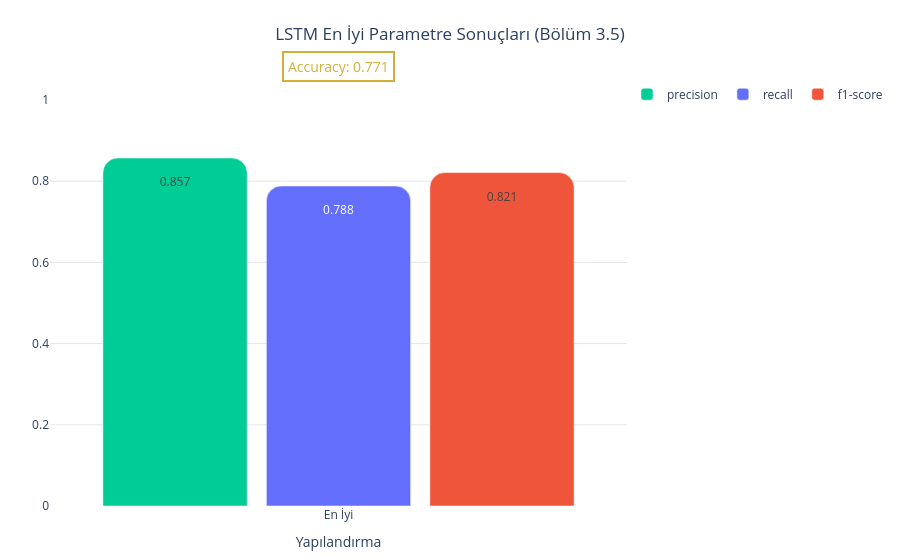

This figure's notebook cell:
### Markdown cell above
# LSTM Referans Modeli — Test Sonuçları (Bölüm 3.5)

Bu notebook, Bölüm 3.5'te açıklanan tek yönlü LSTM referans modelinin  
deneysel sonuçlarını görselleştirir.

**Kaynak metrikler (rapor Bölüm 3.5):**  
- Doğruluk: %77.1  
- Kesinlik: %85.7  
- Duyarlılık: %78.8

### Code cell
import pandas as pd
import plotly.graph_objects as go

# Bölüm 3.5 — LSTM referans model metrikleri
lstm_report = {
    "En İyi": {"precision": 0.857005, "recall": 0.788263, "f1-score": 0.821198},
    "accuracy": 0.770821,
}

def plot_lstm_report(title, report_dict):
    metrics_to_plot = ["precision", "recall", "f1-score"]
    df = (
        pd.DataFrame(report_dict).T.drop("accuracy").reset_index()
        .rename(columns={"index": "epoch"})
    )
    fig = go.Figure()
    colors = {"precision": "#00CC96", "recall": "#636EFA", "f1-score": "#EF553B"}

    for metric, color in colors.items():
        fig.add_trace(go.Bar(
            name=metric, x=df["epoch"], y=df[metric],
            text=df[metric].round(3), textposition="auto",
            marker_color=color, width=0.25,
            hovertemplate=f"<b>%{{x}}</b><br>{metric}: %{{y:.3f}}<extra></extra>",
        ))

    fig.add_annotation(
        x=0.5, y=1.12, xref="paper", yref="paper",
        text=f"Accuracy: {report_dict['accuracy']:.3f}",
        showarrow=False, font=dict(size=14, color="#d4af37"),
        bgcolor="rgba(255,255,255,0.9)", bordercolor="#d4af37",
        borderwidth=2, borderpad=4,
    )
    fig.update_layout(
        title=dict(text=title, y=0.95, x=0.5, xanchor="center"),
        barmode="group",
        yaxis=dict(range=[0, 1], gridcolor="rgba(0,0,0,0.1)", zeroline=False),
        xaxis=dict(title="Yapılandırma", type="category"),
        template="plotly_white",
        legend=dict(orientation="h", y=1.05, x=1, bgcolor="rgba(255,255,255,0.8)"),
        bargap=0.15, bargroupgap=0.1, barcornerradius=15,
        margin=dict(t=100, l=50, r=50, b=50),
    )
    fig.show()

plot_lstm_report("LSTM En İyi Parametre Sonuçları (Bölüm 3.5)", lstm_report)

### Figure 1 — Plotly figure (JSON) as saved in the notebook; plotly's stock layout.template omitted (floating-point values rounded to 4 significant figures)
{"data": [{"hovertemplate": "<b>%{x}</b><br>precision: %{y:.3f}<extra></extra>", "marker": {"color": "#00CC96"}, "name": "precision", "text": [0.857], "textposition": "auto", "type": "bar", "width": 0.25, "x": ["En İyi"], "y": [0.857]}, {"hovertemplate": "<b>%{x}</b><br>recall: %{y:.3f}<extra></extra>", "marker": {"color": "#636EFA"}, "name": "recall", "text": [0.788], "textposition": "auto", "type": "bar", "width": 0.25, "x": ["En İyi"], "y": [0.7883]}, {"hovertemplate": "<b>%{x}</b><br>f1-score: %{y:.3f}<extra></extra>", "marker": {"color": "#EF553B"}, "name": "f1-score", "text": [0.821], "textposition": "auto", "type": "bar", "width": 0.25, "x": ["En İyi"], "y": [0.8212]}], "layout": {"annotations": [{"bgcolor": "rgba(255,255,255,0.9)", "bordercolor": "#d4af37", "borderpad": 4, "borderwidth": 2, "font": {"color": "#d4af37", "size": 14}, "showarrow": false, "text": "Accuracy: 0.771", "x": 0.5, "xref": "paper", "y": 1.12, "yref": "paper"}], "barcornerradius": 15, "bargap": 0.15, "bargroupgap": 0.1, "barmode": "group", "legend": {"bgcolor": "rgba(255,255,255,0.8)", "orientation": "h", "x": 1, "y": 1.05}, "margin": {"b": 50, "l": 50, "r": 50, "t": 100}, "title": {"text": "LSTM En İyi Parametre Sonuçları (Bölüm 3.5)", "x": 0.5, "xanchor": "center", "y": 0.95}, "xaxis": {"title": {"text": "Yapılandırma"}, "type": "category"}, "yaxis": {"gridcolor": "rgba(0,0,0,0.1)", "range": [0, 1], "zeroline": false}}}
